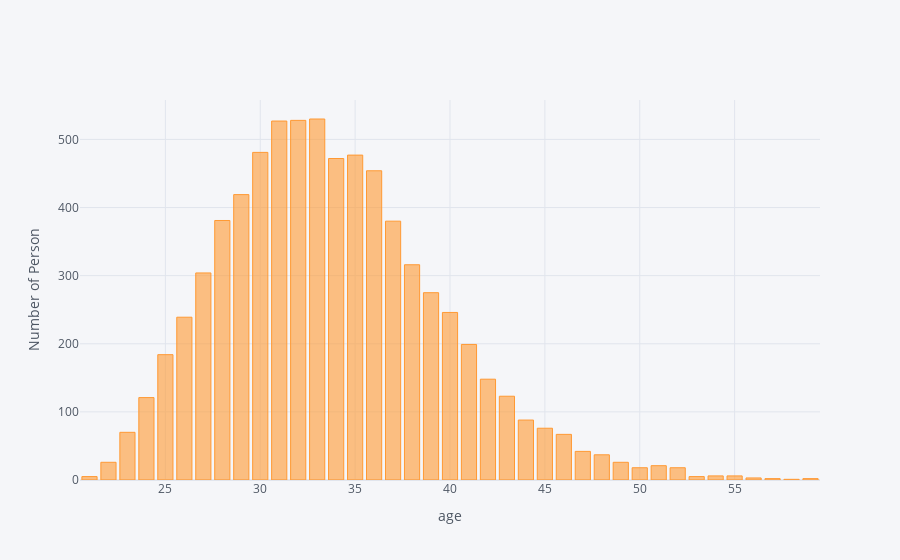

Notebook source saved alongside this figure:
### Code cell
(df3['age']).value_counts().iplot(kind='bar',xTitle='age', yTitle='Number of Person')
print("mean age is :",df3.age.mean())

### Figure 1 — Plotly figure (JSON) as saved in the notebook; plotly's stock layout.template omitted (floating-point values rounded to 4 significant figures)
{"data": [{"marker": {"color": "rgba(255, 153, 51, 0.6)", "line": {"color": "rgba(255, 153, 51, 1.0)", "width": 1}}, "name": "age", "orientation": "v", "text": "", "type": "bar", "x": [33, 32, 31, 30, 35, 34, 36, 29, 28, 37, 38, 27, 39, 40, 26, 41, 25, 42, 43, 24, 44, 45, 23, 46, 47, 48, 49, 22, 51, 50, 52, 55, 54, 53, 21, 56, 57, 59, 58], "y": [530, 528, 527, 481, 477, 472, 454, 419, 381, 380, 316, 304, 275, 246, 239, 199, 184, 148, 123, 121, 88, 76, 70, 67, 42, 37, 26, 26, 21, 18, 18, 6, 6, 5, 5, 3, 2, 2, 1]}], "layout": {"legend": {"bgcolor": "#F5F6F9", "font": {"color": "#4D5663"}}, "paper_bgcolor": "#F5F6F9", "plot_bgcolor": "#F5F6F9", "title": {"font": {"color": "#4D5663"}}, "xaxis": {"gridcolor": "#E1E5ED", "showgrid": true, "tickfont": {"color": "#4D5663"}, "title": {"font": {"color": "#4D5663"}, "text": "age"}, "zerolinecolor": "#E1E5ED"}, "yaxis": {"gridcolor": "#E1E5ED", "showgrid": true, "tickfont": {"color": "#4D5663"}, "title": {"font": {"color": "#4D5663"}, "text": "Number of Person"}, "zerolinecolor": "#E1E5ED"}}}
